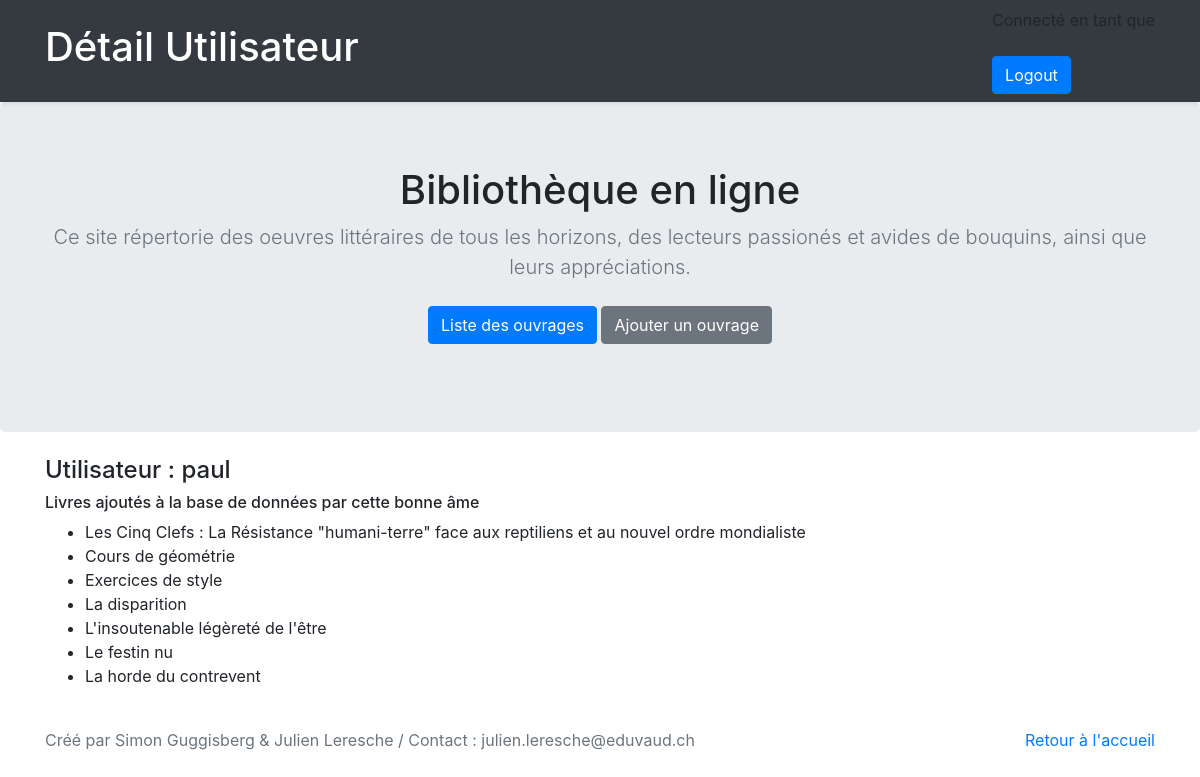
Before: /controller/userDetail.php?idUser=1 (signed in) with the older database file.
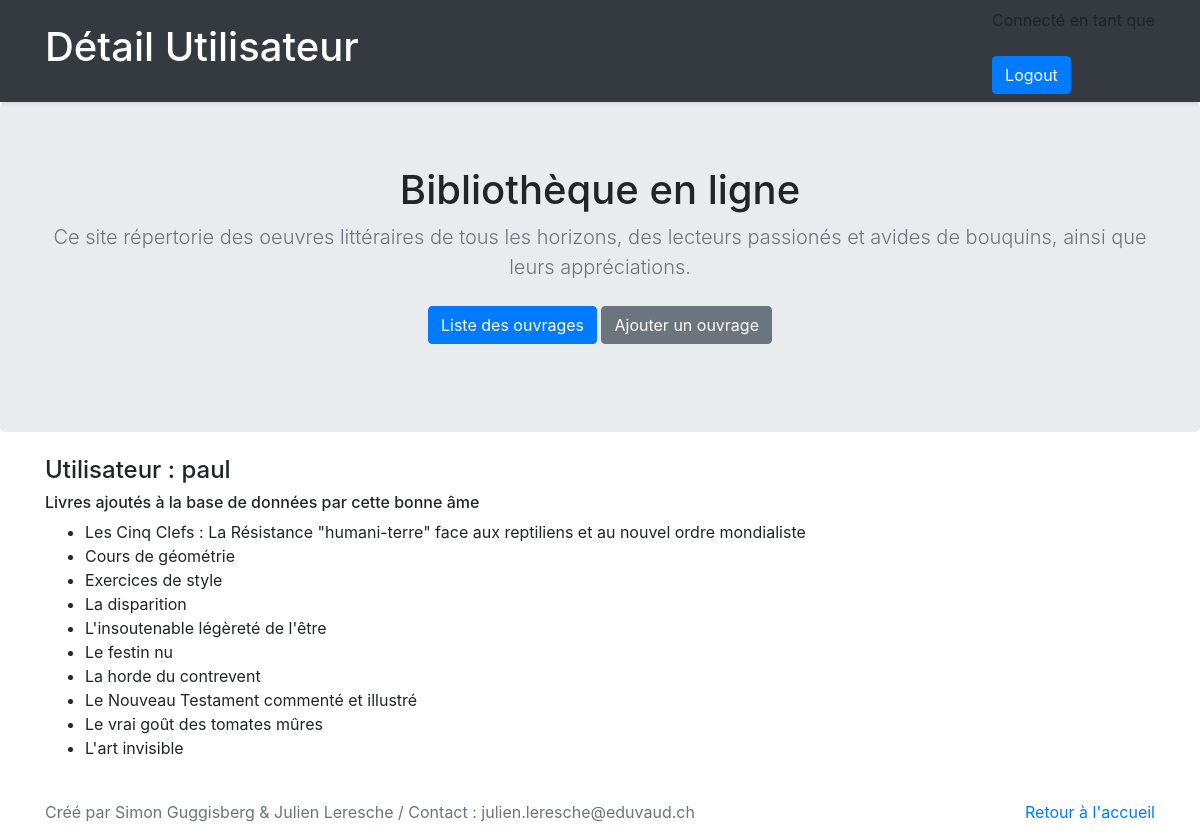
After: the same page with the newer database file.
### tables this page shows
CREATE TABLE `t_user` (
  `idUser` int(11) NOT NULL,
  `usePseudo` varchar(50) NOT NULL,
  `usePassword` varchar(200) NOT NULL
);

CREATE TABLE `t_book` (
  `idBook` int(11) NOT NULL,
  `booTitle` varchar(200) NOT NULL,
  `booNbrPages` int(11) NOT NULL,
  `booExcerptLink` varchar(50) NOT NULL,
  `booSummary` varchar(200) NOT NULL,
  `booYearEdited` int(11) NOT NULL,
  `booAverageNotes` float NOT NULL,
  `booCoverLink` varchar(50) NOT NULL,
  `idAuthor` int(11) NOT NULL,
  `idUser` int(11) NOT NULL,
  `idEditor` int(11) NOT NULL,
  `idCategory` int(11) NOT NULL
);

### model/database.php (called while the page is built, shortened)
<?php
class Database
{
    private $connector;
    public function __construct()
    {
        try {
            $host = $GLOBALS['database']['host'];
            $dbname = $GLOBALS['database']['dbname'];
            $charset = $GLOBALS['database']['charset'];
            $username = $GLOBALS['database']['username'];
            $password = $GLOBALS['database']['password'];
            $this->connector = new PDO('mysql:host=' . $host . ';dbname=' . $dbname . ';charset=' . $charset . '', $username, $password);
        } catch (PDOException $e) {
            die('Erreur : ' . $e->getMessage());
        }
    }
    private function querySimpleExecute($query)
    {
        $req = $this->connector->query($query);
        return $req;
    }
    private function formatData($req)
    {
        return $req->fetchALL(PDO::FETCH_ASSOC);
    }
    function getUsernameByUserId($userId): string
    {
        $req = $this->querySimpleExecute("select usePseudo from t_user where idUser = $userId");
        $result = $this->formatData($req)[0]['usePseudo'];
        return $result;
    }
    function getBooksByUserId(int $userId): array
    {
        $req = $this->querySimpleExecute("select * from t_book where idUser = $userId");
        $result = $this->formatData($req);
        return $result;
    }
}

### controller/userDetail.php (the view, shortened to what this page needs)
<?php
include_once 'functions.php';
include_once '../model/Database.php';
$database = new Database();
$view = file_get_contents('../view/header.html');
eval('?>' . $view);
if(isset($_SESSION['isConnected']))
{
    if (key_exists('idUser', $_GET)) {
        echo '<div class="container"><br>
                    <h4>Utilisateur : ' . $database->getUsernameByUserId($_GET['idUser']) . '</h4>
                    <h6>Livres ajoutés à la base de données par cette bonne âme</h6>
                    <ul>';
        $books = $database->getBooksByUserId($_GET['idUser']);
        foreach ($books as $book) {
            echo '<li>' . $book['booTitle'] . '</li>';
        }
        echo '</ul><br></div>';
    }
} else {
    $view = file_get_contents('../view/page/forbiddenAccessMessage.html');
    ob_start();
    eval('?>' . $view);
    echo ob_get_clean();
}

### controller/functions.php (shortened to what this page needs)
<?php
function displayLoginSection()
{
    if (isset($_SESSION["isConnected"])) {
        echo '<form method="post">
              <div class="form-group" >
              <label for="username">Connecté en tant que ' . $_SESSION["username"] . ' </label>
              </div>
              <button type="submit" name="logout" class="btn btn-primary">Logout</button>
            </form>';
    }
}
?>

Changed rows visible on the page:
added t_book: booTitle "Le Nouveau Testament commenté et illustré"
added t_book: booTitle "Le vrai goût des tomates mûres"
added t_book: booTitle "L'art invisible"
